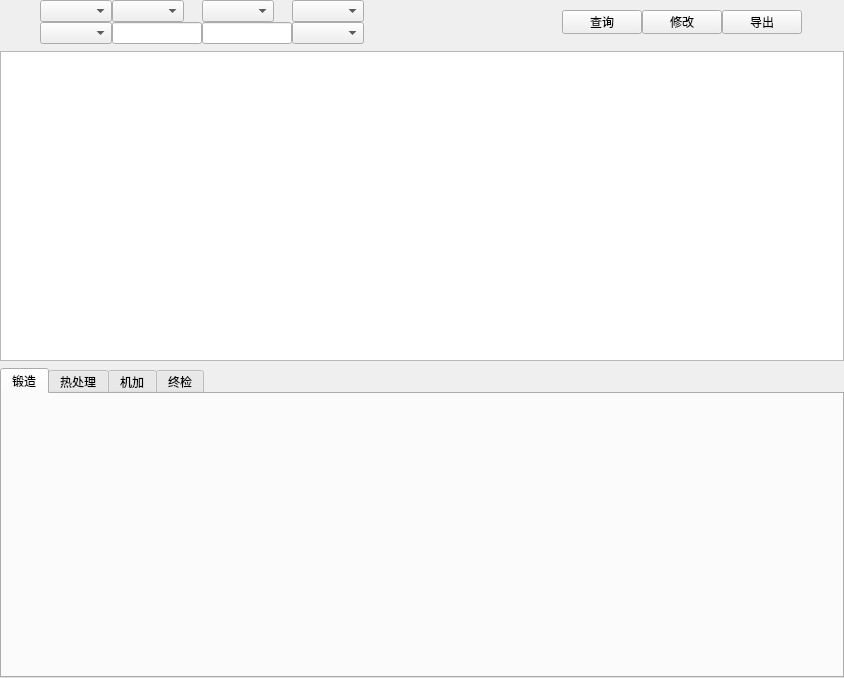
<?xml version="1.0" encoding="UTF-8"?>
<ui version="4.0">
 <class>Query_Form</class>
 <widget class="QWidget" name="Query_Form">
  <property name="geometry">
   <rect>
    <x>0</x>
    <y>0</y>
    <width>844</width>
    <height>678</height>
   </rect>
  </property>
  <property name="sizePolicy">
   <sizepolicy hsizetype="Minimum" vsizetype="Minimum">
    <horstretch>0</horstretch>
    <verstretch>0</verstretch>
   </sizepolicy>
  </property>
  <property name="windowTitle">
   <string>查询进度</string>
  </property>
  <layout class="QGridLayout" name="gridLayout_2">
   <property name="leftMargin">
    <number>0</number>
   </property>
   <property name="topMargin">
    <number>0</number>
   </property>
   <property name="rightMargin">
    <number>0</number>
   </property>
   <property name="bottomMargin">
    <number>0</number>
   </property>
   <property name="horizontalSpacing">
    <number>0</number>
   </property>
   <property name="verticalSpacing">
    <number>7</number>
   </property>
   <item row="0" column="0">
    <layout class="QHBoxLayout" name="horizontalLayout_2">
     <item>
      <layout class="QGridLayout" name="gridLayout">
       <property name="sizeConstraint">
        <enum>QLayout::SetFixedSize</enum>
       </property>
       <property name="horizontalSpacing">
        <number>0</number>
       </property>
       <item row="0" column="0">
        <widget class="QComboBox" name="comboBox">
         <property name="sizePolicy">
          <sizepolicy hsizetype="Fixed" vsizetype="Fixed">
           <horstretch>0</horstretch>
           <verstretch>0</verstretch>
          </sizepolicy>
         </property>
        </widget>
       </item>
       <item row="0" column="1">
        <widget class="QComboBox" name="comboBox_3">
         <property name="sizePolicy">
          <sizepolicy hsizetype="Fixed" vsizetype="Fixed">
           <horstretch>0</horstretch>
           <verstretch>0</verstretch>
          </sizepolicy>
         </property>
        </widget>
       </item>
       <item row="0" column="2">
        <widget class="QComboBox" name="comboBox_4">
         <property name="sizePolicy">
          <sizepolicy hsizetype="Fixed" vsizetype="Fixed">
           <horstretch>0</horstretch>
           <verstretch>0</verstretch>
          </sizepolicy>
         </property>
        </widget>
       </item>
       <item row="0" column="3">
        <widget class="QComboBox" name="comboBox_5">
         <property name="sizePolicy">
          <sizepolicy hsizetype="Fixed" vsizetype="Fixed">
           <horstretch>0</horstretch>
           <verstretch>0</verstretch>
          </sizepolicy>
         </property>
        </widget>
       </item>
       <item row="1" column="0">
        <widget class="QComboBox" name="comboBox_2">
         <property name="sizePolicy">
          <sizepolicy hsizetype="Fixed" vsizetype="Fixed">
           <horstretch>0</horstretch>
           <verstretch>0</verstretch>
          </sizepolicy>
         </property>
        </widget>
       </item>
       <item row="1" column="1">
        <widget class="QLineEdit" name="lineEdit">
         <property name="sizePolicy">
          <sizepolicy hsizetype="Fixed" vsizetype="Fixed">
           <horstretch>0</horstretch>
           <verstretch>0</verstretch>
          </sizepolicy>
         </property>
         <property name="minimumSize">
          <size>
           <width>90</width>
           <height>22</height>
          </size>
         </property>
         <property name="maximumSize">
          <size>
           <width>90</width>
           <height>22</height>
          </size>
         </property>
        </widget>
       </item>
       <item row="1" column="2">
        <widget class="QLineEdit" name="lineEdit_2">
         <property name="sizePolicy">
          <sizepolicy hsizetype="Fixed" vsizetype="Fixed">
           <horstretch>0</horstretch>
           <verstretch>0</verstretch>
          </sizepolicy>
         </property>
         <property name="minimumSize">
          <size>
           <width>90</width>
           <height>22</height>
          </size>
         </property>
         <property name="maximumSize">
          <size>
           <width>90</width>
           <height>22</height>
          </size>
         </property>
        </widget>
       </item>
       <item row="1" column="3">
        <widget class="QComboBox" name="comboBox_6">
         <property name="sizePolicy">
          <sizepolicy hsizetype="Fixed" vsizetype="Fixed">
           <horstretch>0</horstretch>
           <verstretch>0</verstretch>
          </sizepolicy>
         </property>
        </widget>
       </item>
      </layout>
     </item>
     <item>
      <spacer name="horizontalSpacer">
       <property name="orientation">
        <enum>Qt::Horizontal</enum>
       </property>
       <property name="sizeType">
        <enum>QSizePolicy::Fixed</enum>
       </property>
       <property name="sizeHint" stdset="0">
        <size>
         <width>158</width>
         <height>20</height>
        </size>
       </property>
      </spacer>
     </item>
     <item>
      <layout class="QHBoxLayout" name="horizontalLayout">
       <property name="sizeConstraint">
        <enum>QLayout::SetFixedSize</enum>
       </property>
       <item>
        <widget class="QPushButton" name="PB_query">
         <property name="sizePolicy">
          <sizepolicy hsizetype="Fixed" vsizetype="Fixed">
           <horstretch>0</horstretch>
           <verstretch>0</verstretch>
          </sizepolicy>
         </property>
         <property name="minimumSize">
          <size>
           <width>80</width>
           <height>24</height>
          </size>
         </property>
         <property name="maximumSize">
          <size>
           <width>80</width>
           <height>24</height>
          </size>
         </property>
         <property name="text">
          <string>查询</string>
         </property>
        </widget>
       </item>
       <item>
        <widget class="QPushButton" name="PB_edit">
         <property name="sizePolicy">
          <sizepolicy hsizetype="Fixed" vsizetype="Fixed">
           <horstretch>0</horstretch>
           <verstretch>0</verstretch>
          </sizepolicy>
         </property>
         <property name="minimumSize">
          <size>
           <width>80</width>
           <height>24</height>
          </size>
         </property>
         <property name="maximumSize">
          <size>
           <width>80</width>
           <height>24</height>
          </size>
         </property>
         <property name="text">
          <string>修改</string>
         </property>
        </widget>
       </item>
       <item>
        <widget class="QPushButton" name="PB_export">
         <property name="sizePolicy">
          <sizepolicy hsizetype="Fixed" vsizetype="Fixed">
           <horstretch>0</horstretch>
           <verstretch>0</verstretch>
          </sizepolicy>
         </property>
         <property name="minimumSize">
          <size>
           <width>80</width>
           <height>24</height>
          </size>
         </property>
         <property name="maximumSize">
          <size>
           <width>80</width>
           <height>24</height>
          </size>
         </property>
         <property name="text">
          <string>导出</string>
         </property>
        </widget>
       </item>
      </layout>
     </item>
    </layout>
   </item>
   <item row="1" column="0">
    <widget class="QTableWidget" name="tableWidget"/>
   </item>
   <item row="2" column="0">
    <widget class="QTabWidget" name="tabWidget">
     <property name="currentIndex">
      <number>0</number>
     </property>
     <widget class="QWidget" name="tab">
      <attribute name="title">
       <string>锻造</string>
      </attribute>
     </widget>
     <widget class="QWidget" name="tab_3">
      <attribute name="title">
       <string>热处理</string>
      </attribute>
     </widget>
     <widget class="QWidget" name="tab_2">
      <attribute name="title">
       <string>机加</string>
      </attribute>
     </widget>
     <widget class="QWidget" name="tab_4">
      <attribute name="title">
       <string>终检</string>
      </attribute>
     </widget>
    </widget>
   </item>
  </layout>
 </widget>
 <resources/>
 <connections/>
</ui>
